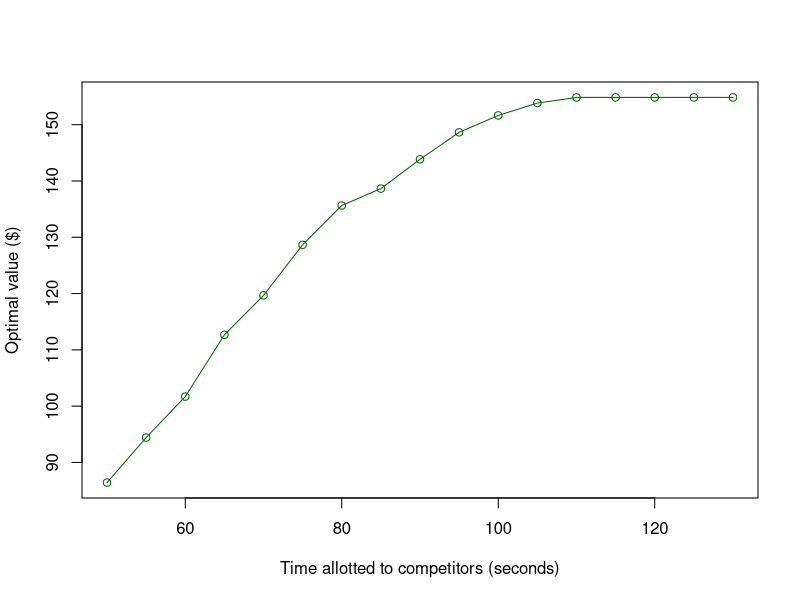
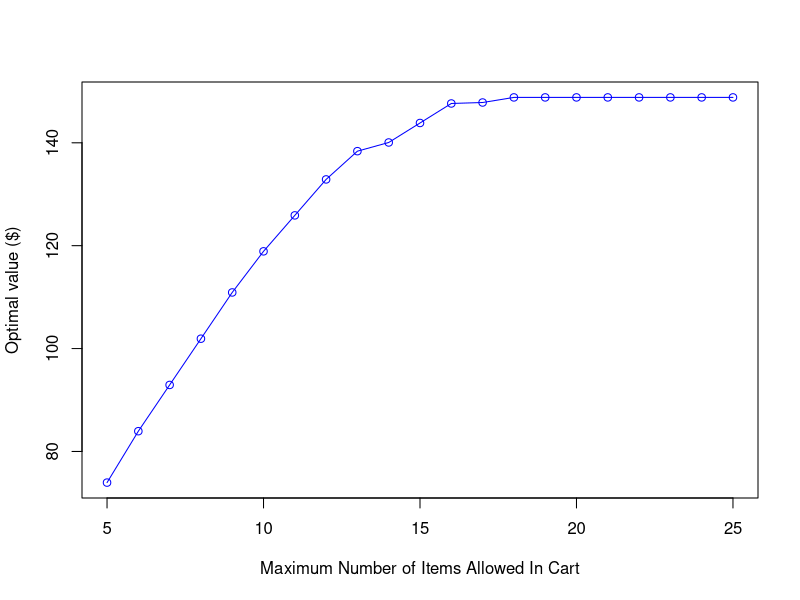
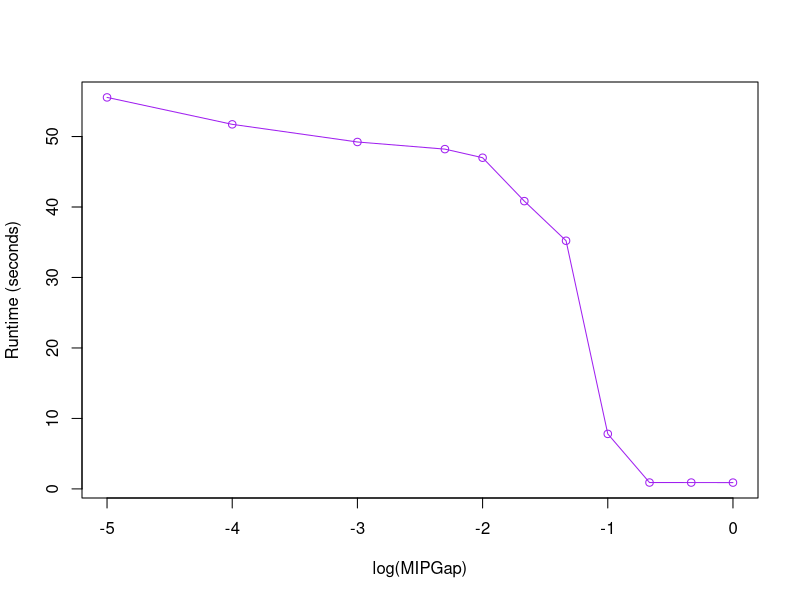

Generate these figures, in order, with R:
## ---- chunk 1
knitr::opts_chunk$set(echo = FALSE)
## ---- chunk 2
d_results = c(86.42, 94.41999999999999, 101.69999999999999, 112.67999999999999, 119.67999999999996, 128.66999999999996, 135.64999999999998, 138.64999999999998, 143.85, 148.64999999999998, 151.64999999999998, 153.85, 154.85, 154.85, 154.85, 154.85, 154.85)
times=50+(0:16)*5
plot(times, d_results, col="dark green", xlab="Time allotted to competitors (seconds)", ylab="Optimal value ($)", type='o')
## ---- chunk 3
e_results=c(73.95, 83.94, 92.92999999999999, 101.91999999999999, 110.90999999999998, 118.89999999999998, 125.88999999999997, 132.87999999999997, 138.36999999999998, 140.05999999999997, 143.85, 147.64, 147.82999999999998, 148.82, 148.82, 148.82, 148.82, 148.82, 148.82, 148.82, 148.82)
capacities=c(5:25)
plot(capacities, e_results, col="blue", xlab="Maximum Number of Items Allowed In Cart", ylab="Optimal value ($)", type='o')
## ---- chunk 4
f_results=c(55.552918910980225,51.73050308227539,49.226829051971436,48.2147171497345,46.99422883987427,40.8342010974884,35.21365284919739,7.805516004562378,0.9036610126495361,0.8991899490356445,0.8945901393890381)
mipgaps=c(10**-5,10**-4,10**-3,5*10**-3,10**-2,10**-(5/3),10**-(4/3),10**-1,10**-(2/3),10**-(1/3),10**0)
#mipgaps2=c(-4,)
plot(log(mipgaps,base=10), f_results, col="purple", xlab="log(MIPGap)", ylab="Runtime (seconds)", type='o')
